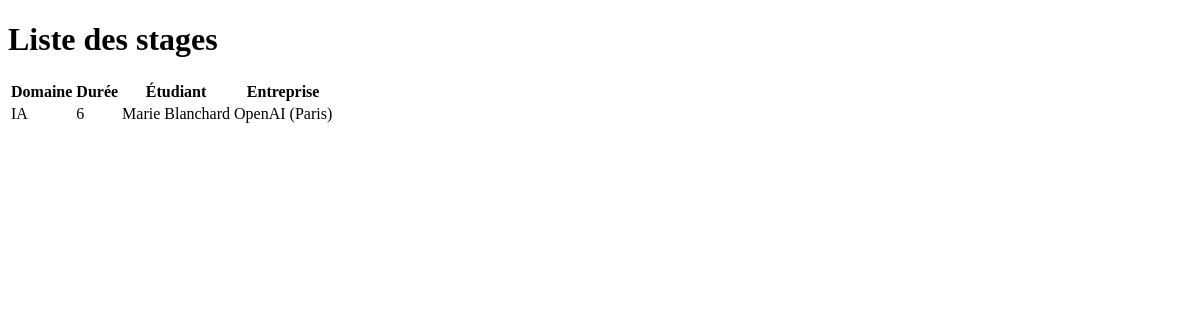
Before: / with the older database file.
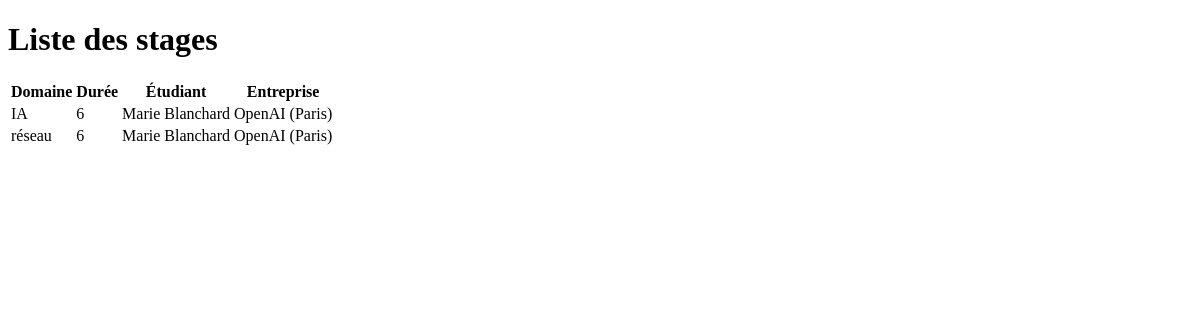
After: the same page with the newer database file.
### app/models.py (models this page shows)
class Stage(db.Model):
    __tablename__ = 'stage'
    id_stage = db.Column(db.Integer, primary_key=True)
    domaine = db.Column(db.String(100), nullable=False)
    duree = db.Column(db.Integer, nullable=False)
    id_etudiant = db.Column(db.Integer, db.ForeignKey('etudiant.id_etudiant'), nullable=False)
    id_entreprise = db.Column(db.Integer, db.ForeignKey('entreprise.id_entreprise'), nullable=False)

class Etudiant(db.Model):
    __tablename__ = 'etudiant'
    id_etudiant = db.Column(db.Integer, primary_key=True)
    nom_etudiant = db.Column(db.String(50), nullable=False)
    prenom = db.Column(db.String(50), nullable=False)
    filiere = db.Column(db.String(50), nullable=False)
    promo = db.Column(db.Integer, nullable=False)
    stages = db.relationship('Stage', backref='etudiant', lazy=True)

class Entreprise(db.Model):
    __tablename__ = 'entreprise'
    id_entreprise = db.Column(db.Integer, primary_key=True)
    nom_entreprise = db.Column(db.String(100), nullable=False)
    lieu = db.Column(db.String(100), nullable=False)
    stages = db.relationship('Stage', backref='entreprise', lazy=True)

### app/routes/stages.py (the view)
@stage_bp.route('/')
def liste_stages():
    stages = Stage.query.all()
    return render_template('index.html', stages=stages)

### app/templates/index.html (shortened to what this page needs)
<!DOCTYPE html>
<html lang="fr">
<head>
</head>
<body>
    <h1>Liste des stages</h1>
    <table>
        <thead>
            <tr>
                <th>Domaine</th>
                <th>Durée</th>
                <th>Étudiant</th>
                <th>Entreprise</th>
            </tr>
        </thead>
        <tbody>
            {% for stage in stages %}
            <tr>
                <td>{{ stage.domaine }}</td>
                <td>{{ stage.duree }}</td>
                <td>{{ stage.etudiant.prenom }} {{ stage.etudiant.nom_etudiant }}</td>
                <td>{{ stage.entreprise.nom_entreprise }} ({{ stage.entreprise.lieu }})</td>
            </tr>
            {% endfor %}
        </tbody>
    </table>
</body>
</html>

Changed rows visible on the page:
added Stage: domaine "réseau", duree "6", etudiant.prenom "Marie", etudiant.nom_etudiant "Blanchard", entreprise.nom_entreprise "OpenAI", entreprise.lieu "Paris"
